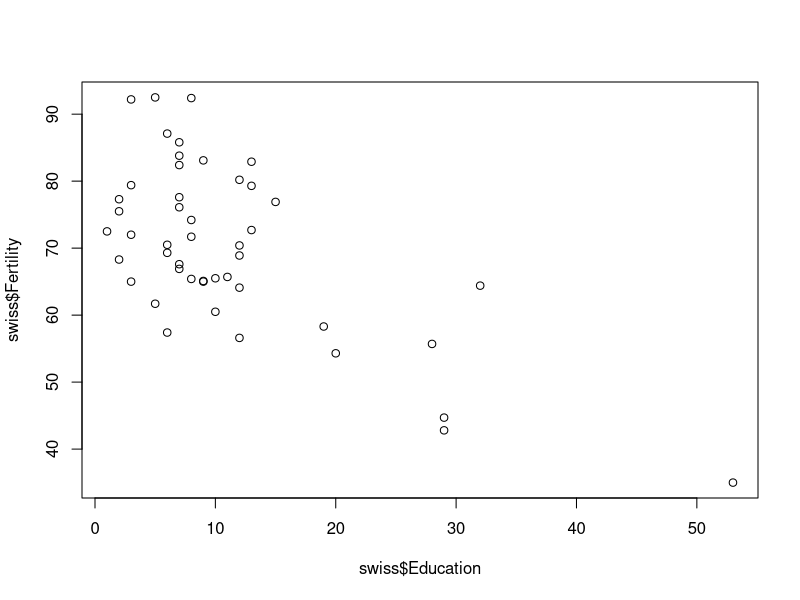

Recreate this plot in R. (Note: this script raises an error after producing the figure.)
# Linear regression
# show all data sets in R
data()
# learn about swiss
?swiss
#
str(swiss)
#
head(swiss)

attach(swiss)
# build a predicting model
plot(swiss$Fertility~swiss$Education)

lm1 <- lm(Fertility~Education, data=swiss)
summary(lml)

#education had a close P value

# 3.2
cov(swiss$Fertility,swiss$Education)
cor(swiss$Fertility,swiss$Education)



#3.5
# use model with all predictors ~.
lm2 <- lm(Fertility~., data=swiss)
summary(lm2)

lm3 <- lm(Fertility~Education+Catholic+Infant.Mortality, data=swiss)
summary(lm3)

#lm2 is best model
anova(lm1,lm2,lm3)